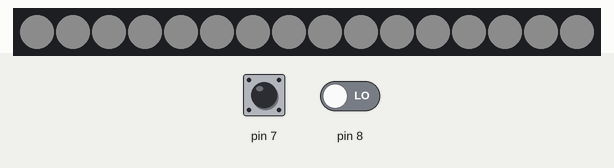
This program was run on a simulated Arduino Uno, built with avr-gcc and run on an emulated ATmega328P. Shown: 16 RGB LEDs in strip order, left to right. Wiring (inferred from the names in the program): DS3231 clock at I2C address 0x68. The inputs (shaded band) are chosen by the test bench; at power-on: pin 7 LOW, pin 8 LOW. Dim RGB values are drawn brighter than linear; the local clock reads 2024-03-15 10:24:30 at power-on unless the program sets it.

Above: at 1.2 s.
1.3 s: pin 7 pulsed HIGH 2 times (0.12 s each, 0.3 s apart)
At 4.6 s:
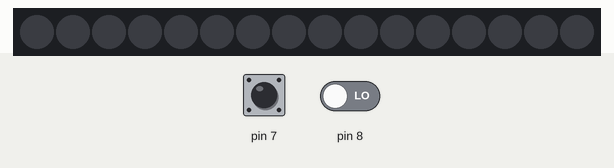
4.9 s: pin 8 driven HIGH
At 8.2 s:
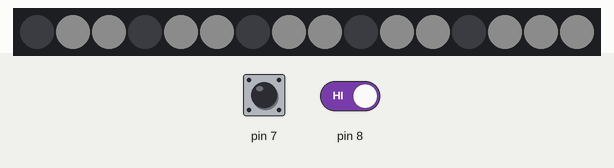
Timing chart, 0 to 9.7 s (numbered marks = the images above; inputs shaded):
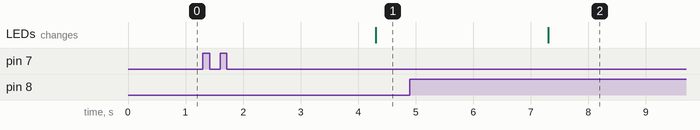

Measured:
- after the input at 1.3 s, the LEDs: change after 3.0 s (image 1)
- after the input at 4.9 s, the LEDs: change after 2.4 s (image 2)

The program:

main.cpp
```cpp
#include <Arduino.h>


#include "SparkFun_Tlc5940.h"
#include "Wire.h"
byte second, minute, hour;
#define DS3231_I2C_ADDRESS 0x68
void displayTime();
void setDS3231time(byte second, byte minute, byte hour);
void readDS3231time(byte *second,byte *minute,byte *hour);
void saatGoster(byte sn,byte dk,byte st);
void saatSegment(byte sn,byte dk,byte st);
void saatGir(byte scont,byte minut,byte our);
byte decToBcd(byte val)
{
return( (val/10 * 16) + (val%10) );
}
byte bcdToDec(byte val)
{
return( (val/16 * 10) + (val%16) );
}
byte saniye[60]={15,12,9,6,3,0,29,26,23,20,17,46,43,40,37,32,63,60,57,54,51,48,77,74,71,68,65,94,91,88,85,82,111,108,105,102,99,96,125,122,119,116,113,142,139,136,133,130,159,156,153,150,147,144,173,170,167,164,161,190};
byte dakika[60]={14,11,8,5,2,31,28,25,22,19,16,45,42,39,36,33,62,59,56,53,50,79,76,73,70,67,64,93,90,87,84,81,110,107,104,101,98,127,124,121,118,115,112,141,138,135,132,129,158,155,152,149,146,175,172,169,166,163,160,189};
byte saat[60]= {13,10,7,4,1,30,27,24,21,18,47,44,41,38,35,34,61,58,55,52,49,78,75,72,69,66,95,92,89,86,83,80,109,106,103,100,97,126,123,120,117,114,143,140,137,134,131,128,157,154,151,148,145,174,171,168,165,162,191,188};
byte E1[7]={192,193,194,195,196,197,198};
byte E10[7]={199,200,201,202,203,204,205};
byte E100[7]={175,176,177,178,179,180,181};
byte E1000[7]={182,183,184,185,186,206,207} ;
  ////////////////////////////////////////////7

void setup()
{
Wire.begin();

// set the initial time here:
// DS3231 seconds, minutes, hours, day, date, month, year
 //setDS3231time(00,51,16,5,15,9,16); // SAAT GÜNCELLEME SET AYARI
     pinMode(7,INPUT);
     pinMode(8,INPUT);
  Tlc.init();
}
////////////////////////////////////////////////////////
void readDS3231time(byte *second,byte *minute,byte *hour)
{
Wire.beginTransmission(DS3231_I2C_ADDRESS);
Wire.write(0); // set DS3231 register pointer to 00h
Wire.endTransmission();
Wire.requestFrom(DS3231_I2C_ADDRESS, 7);
// request seven bytes of data from DS3231 starting from register 00h
*second = bcdToDec(Wire.read() & 0x7f);
*minute = bcdToDec(Wire.read());
*hour = bcdToDec(Wire.read() & 0x3f);
}
/////////////////////////////////////////////////
void saatSegment(byte sn,byte dk,byte st){
for(int i=0;i<7;i++){
   Tlc.set(E1[i], 200);

      Tlc.update();
      delay(1000);
      Tlc.clear();
}
for(int i=0;i<7;i++){

    Tlc.set(E10[i], 200);

      Tlc.update();
      delay(1000);
      Tlc.clear();
}
for(int i=0;i<7;i++){

     Tlc.set(E100[i], 200);

      Tlc.update();
      delay(1000);
      Tlc.clear();
}
for(int i=0;i<7;i++){

      Tlc.set(E1000[i], 200);
      Tlc.update();
      delay(1000);
      Tlc.clear();
}

}
////////////////////////////////////////////////
void saatGoster(byte sn,byte dk,byte st){
  st=st%12;
  byte stt=(st*5)+dk/12;
 for(int i=0;i<=sn;i++){
        Tlc.set(saniye[i], 200);
    }
     for(int i=0;i<=dk;i++){
        Tlc.set(dakika[i] , 200);

    }
         for(int i=0;i<=stt;i++){
        Tlc.set(saat[i] , 200);

    }
      Tlc.update();
  if(sn>58)  { Tlc.clear();}
}
void saatGir(byte scont,byte minut,byte our){
  byte sny;byte dkk=minut;byte satt=our;
  if(digitalRead(7)==HIGH){
    delay(3000);
    while(digitalRead(7)==HIGH){}
      Tlc.clear();
      Tlc.update();
       sny=0;
      delay(3000);
         while(sny==0){
          if(digitalRead(8)==HIGH){
            dkk++;
            if(dkk>59){dkk=0; Tlc.clear();}
            saatGoster(sny,dkk,satt);
            while(digitalRead(8)==HIGH){}
            delay(15);
           }
            if(digitalRead(7)==HIGH){sny++;}
            while(digitalRead(7)==HIGH){}
            delay(15);
         }


           while(sny==1){
          if(digitalRead(8)==HIGH){
            satt++;
            if(satt>23){satt=0; Tlc.clear();}
            saatGoster(sny,dkk,satt);
            while(digitalRead(8)==HIGH){}
            delay(15);
           }
            if(digitalRead(7)==HIGH){sny++;}
            while(digitalRead(7)==HIGH){}
            delay(15);
         }

          setDS3231time(sny,dkk,satt);
        if(digitalRead(7)==HIGH){sny++;}
            while(digitalRead(7)==HIGH){}
            delay(15);

  }

}

void displayTime()
{


readDS3231time(&second, &minute, &hour);

saatGoster(second,minute,hour);
saatGir(second,minute,hour);
//(saatSegment(1,1,1);
}
////////////////////////////////////////////////////////////////////////////////
///////////////////////////////////////////////////////////
void setDS3231time(byte second, byte minute, byte hour)
{

Wire.beginTransmission(DS3231_I2C_ADDRESS);
Wire.write(0); // set next input to start at the seconds register
Wire.write(decToBcd(second)); // set seconds
Wire.write(decToBcd(minute)); // set minutes
Wire.write(decToBcd(hour)); // set hours

Wire.endTransmission();
}
////////////////////////////////////////////////////////


////////////////////////////////////////////////////////////////////////


void loop()
{
displayTime();


  }
```
